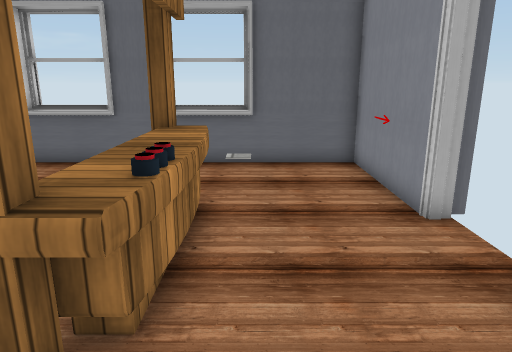
View 1 (above)

12 first-person views from a walk through a 3-D level made in the Unity game engine. The camera is 1.4 m above the floor, tilts 14° down and sees 70° across. The floor is counted in squares, 0.5 m on a side. Each view is taken from the middle of a square. On the plan, view 1 faces up. The plan holds only what a view shows up to about 20 squares ahead; the rest is blank. The player character is not drawn. Some animated figures are not drawn. Door leaves are left out, so doorways stand open. Some surface patterns are stand-ins.

View 2
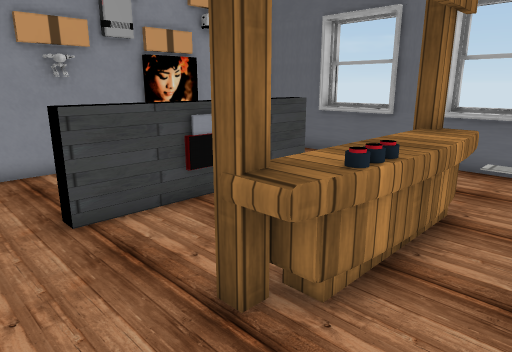

View 3
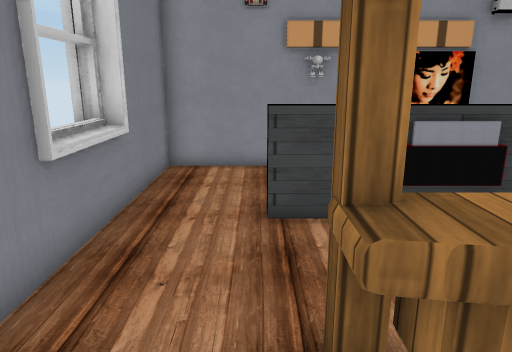

View 4
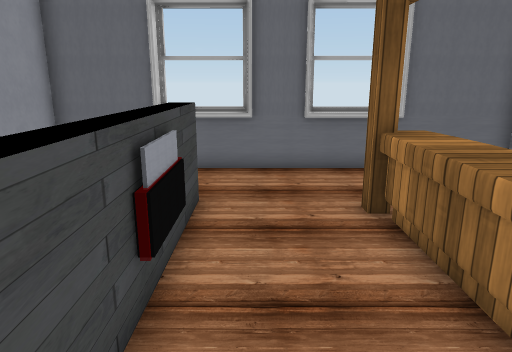

View 5
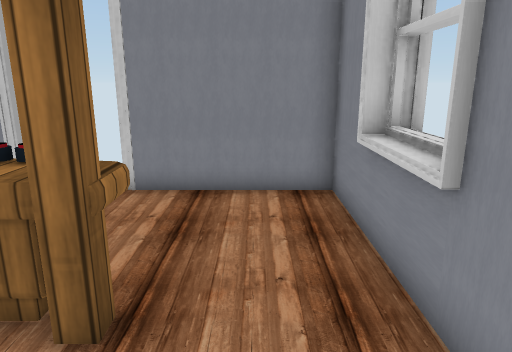

View 6
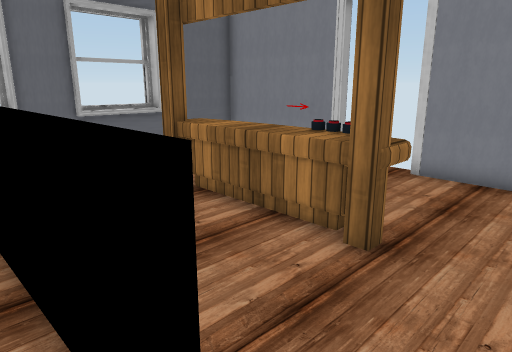

View 7
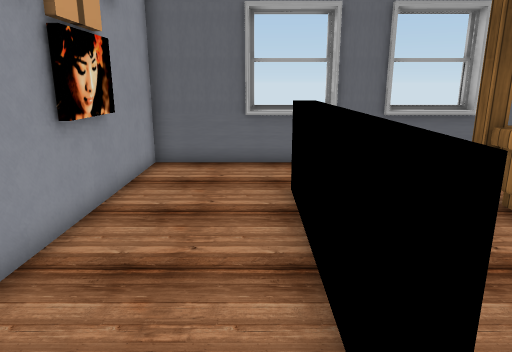

View 8
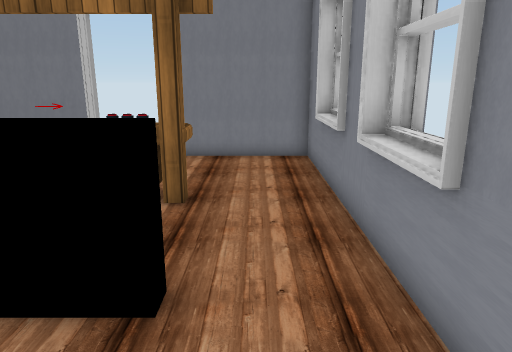

View 9
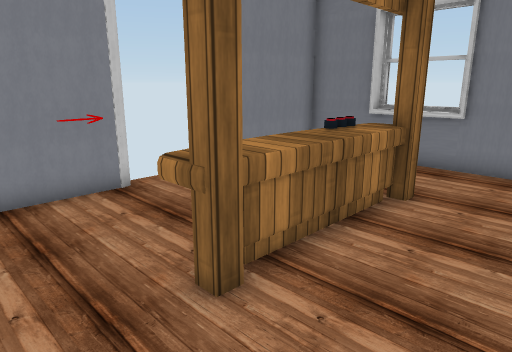

View 10
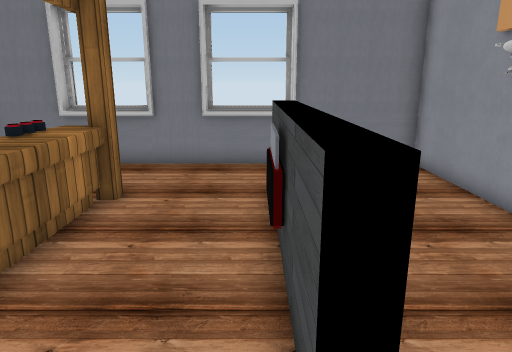

View 11
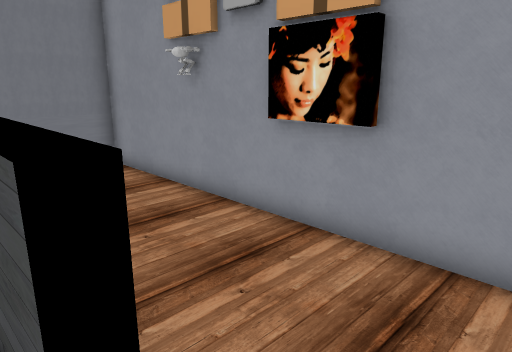

View 12
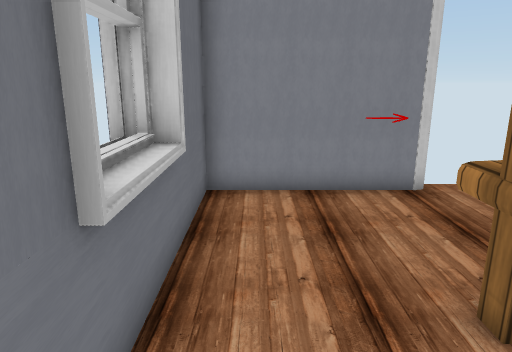

### Floor plan
Key: @ floor where view 1 was taken; # wall or solid block; . floor; D open door; = window, fence, low wall or low ledge; ^ raised ledge; B bench; O other object.
Columns run from 12 left of view 1 to 5 right of it. Each row starts with its distance up from view 1.
 14     #########
 13 #####==###==#####
 12 #...............#
 11 #...............#
 10 #...............#
  9 #....^=...BB...O#
  8 #....^....BB...###
  7 #....^^...BBO...D
  6 #....^^...BB....D
  5 #....^^...BB....D
  4 #O...^....BB....#
  3 #....^....BB....#
  2 #....^..........#
  1 #...............#
  0 #...........@...#
 -1 ######==###==####
 -2      #########

Where each view was taken, in squares from view 1:
view 1: 0 up, 0 right, facing up
view 2: 0 up, 1 right, facing up-left
view 3: 2 up, 1 right, facing left
view 4: 1 up, 5 left, facing up
view 5: 1 up, 6 left, facing right
view 6: 0 up, 8 left, facing up-right
view 7: 0 up, 8 left, facing up
view 8: 1 up, 11 left, facing right
view 9: 12 up, 6 left, facing down-right
view 10: 12 up, 6 left, facing down
view 11: 12 up, 6 left, facing down-left
view 12: 12 up, 6 left, facing right
